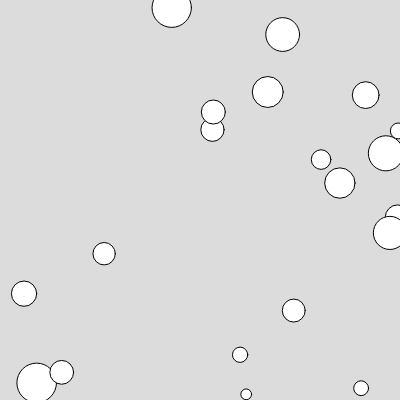
Frame 1 (no input)
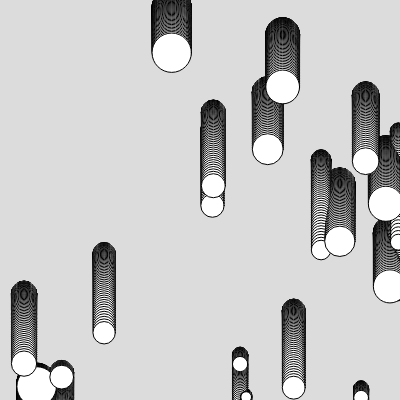
Frame 60 (no input)
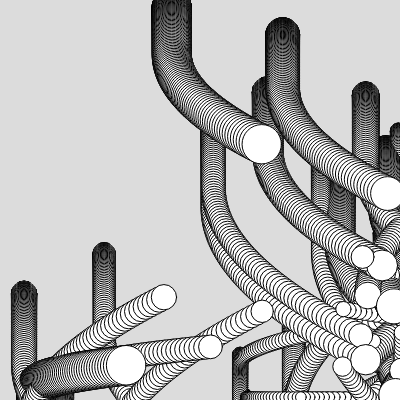
Frame 120 (the mouse pressed at the canvas centre since frame 60)

The p5.js sketch that drew these frames (run headless with seeded random() and noise() and a simulated clock; from frame 60 on, the mouse is pressed at the canvas centre):

// p5.js sketch
// ── sketch.js
class ball{
  constructor(a,b,vx,vy,r){
    this.x = a
    this.y = b
    this.vx = vx //velocity i x retning
    this.vy = vy
    this.ax = 0
    this.ay = 0
    this.r = r
    this.m = 5 * r 

  
  }

  display(){
    circle(this.x,this.y,this.r)
  }

  updatePos(){
    this.vx += this.ax
    this.vy += this.ay

    this.x += this.vx
    this.y += this.vy

  }
  edges(){
    if (this.x < 0){
      this.vx *= -1
    }
    if (this.x > 400){
      this.vx *= -1
    }
    if (this.y > 400){
      this.vy *= -1
    }
    if (this.y < 0){
      this.vy *= -1
    }
  }

  applyForce(ForceX,ForceY){
      this.ax = ForceX / this.m  // F = ma
      this.ay = ForceY / this.m  // a = F/m

  }
}

const N = 20
let baller = []
for (let i = 0; i<N; i++){
  let x = Math.random()*400
  let y = Math.random()*400
  let vx = Math.random()*10 -5
  let vy = Math.random()*10 -5
  let r = Math.random()*30 + 10
  b = new ball(x,y,0,0,r)
  baller.push(b)
}


function setup() {
  createCanvas(400, 400);
  background(220);

}

function draw() {

  for (let i = 0; i < baller.length; i++){
    baller[i].applyForce(0,5)

    if (mouseIsPressed == true){
      baller[i].applyForce(10,0)
  
    }
    baller[i].display()
    baller[i].updatePos()
    baller[i].edges()
  }
 
  


}
